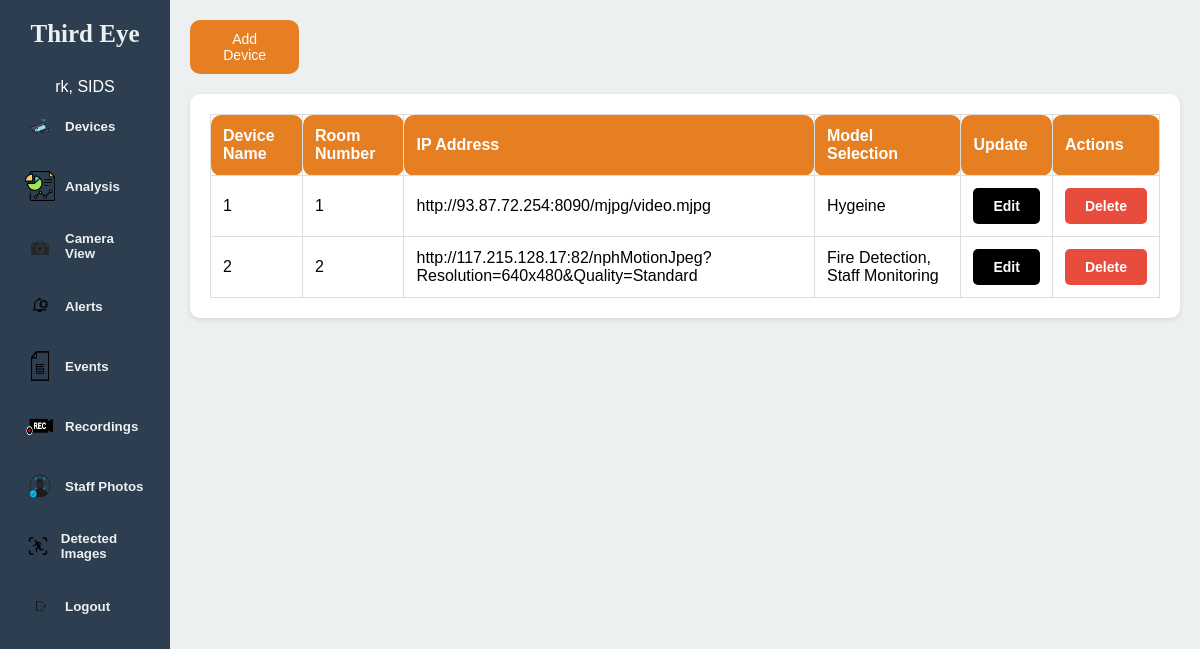
Page /home (signed in) on the committed database.
### tables this page shows
CREATE TABLE users (
    id INTEGER PRIMARY KEY AUTOINCREMENT,
    email TEXT NOT NULL,
    username TEXT NOT NULL,
    password TEXT NOT NULL,
    hospital TEXT,
    role TEXT
);

CREATE TABLE Devices (
    id INTEGER PRIMARY KEY AUTOINCREMENT,
    DeviceName TEXT,
    RoomNumber INTEGER,
    IPAddress TEXT,
    ModelSelection TEXT,
    email TEXT,
    username TEXT,
    hospital TEXT,
    role TEXT
);

### app.py (the view)
@app.route('/home')
@login_required
def home():
    conn = get_db_connection()
    email = session['email']
    user = conn.execute('SELECT * FROM users WHERE email = ?', (email,)).fetchone()
    hospital = user['hospital']
    devices = conn.execute('SELECT * FROM devices WHERE hospital = ?', (hospital,)).fetchall()
    logs = conn.execute('SELECT * FROM Events WHERE hospital = ?', (hospital,)).fetchall()
    alerts = conn.execute('SELECT * FROM alerts WHERE hospital = ?', (hospital,)).fetchall()
    staff = conn.execute('SELECT * FROM staff WHERE hospital = ?', (hospital,)).fetchall()
    conn.close()
    user_details = {
        'email': user['email'],
        'username': user['username'],
        'role': user['role'],
        'hospital': user['hospital']
    }
    devices_data = [
        {
            "id": device["id"],
            "DeviceName": device["DeviceName"],
            "RoomNumber": device["RoomNumber"],
            "IPAddress": device["IPAddress"],
            "ModelSelection": device["ModelSelection"],
            "email": device["email"],
            "username": device["username"],
            "hospital": device["hospital"],
            "role": device["role"]
        }
        for device in devices
    ]
    events_data = [
        {
            "EventID": event["EventID"],
            "EventType": event["EventType"],
            "alerted": event["alerted"],
            "Timestamp": event["Timestamp"],
            "Date": event["Date"],
            "VideoURL": event["VideoURL"],
            "Images": event["Images"],
            "email": event["email"],
            "username": event["username"],
            "hospital": event["hospital"],
            "role": event["role"]
        }
        for event in logs
    ]
    alerts_data = [
        {
            "id": alert["id"],
            "Name": alert["Name"],
            "phone_number": alert["phone_number"],
            "department": alert["department"],
            "hospital": alert["hospital"],
            "email": alert["email"],
            "role": alert["role"]
        }
        for alert in alerts
    ]
    staff_data = [
        {
            "id": staff_member["id"],
            "name": staff_member["name"],
            "staff_id": staff_member["staff_id"],
            "department": staff_member["department"],
            "hospital": staff_member["hospital"],
            "mail": staff_member["mail"],
            "mobile": staff_member["mobile"],
            "photo": staff_member["photo"]
        }
        for staff_member in staff
    ]
    payload = {
        "devices": devices_data,
        "events": events_data,
        "alerts": alerts_data,
        "staff": staff_data
    }
    return render_template('home.html', user=user_details, devices=devices, logs=logs, alerts=alerts, staff=staff, num_cameras=[device["DeviceName"] for device in devices])

### app.py (called while the page is built)
def get_db_connection():
    conn = sqlite3.connect('cctvdb.sqlite')
    conn.row_factory = sqlite3.Row
    return conn

def login_required(f):
    @wraps(f)
    def decorated_function(*args, **kwargs):
        if 'user_id' not in session:
            return redirect(url_for('login'))
        return f(*args, **kwargs)
    return decorated_function

### templates/home.html (shortened to what this page needs)
<!DOCTYPE html>
<html lang="en">
<head>
</head>
<body>
  <div id="container">
    <div id="sidebar">
      <div class="title">Third Eye</div>
      <div id="username" style="color: white;">{{user.username}}, {{user.hospital}}</div>
      <button class="button" onclick="showPage('devices')"><img src="static/1.png" alt=""> Devices</button>
      <button class="button" onclick="showPage('analysis')"><img src="static/2.png" alt=""> Analysis</button>
      <button class="button" onclick="showPage('view')"><img src="static/3.png" alt=""> Camera View</button>
      <button class="button" onclick="showPage('alerts')"><img src="static/4.png" alt=""> Alerts</button>
      <button class="button" onclick="showPage('logs')"><img src="static/5.png" alt=""> Events</button>
      <button class="button" onclick="showPage('recordings')"><img src="static/6.png" alt=""> Recordings</button>
      <button class="button" onclick="showPage('staff')"><img src="static/7.png" alt=""> Staff Photos</button>
      <button class="button" onclick="showPage('detectedstatic')"><img src="static/8.png" alt=""> Detected Images</button>
      <button class="button" onclick="logout()"><img src="static/9.png" alt=""> Logout</button>
    </div>
    <div id="main-content">
      <div id="content">
        <div id="devices" class="page">
          <div id="header">
            <div>
              <button onclick="addDevice()">Add Device</button>
            </div>
          </div>
          <div class="table-container">
            <table>
              <thead>
                <tr>
                  <th>Device Name</th>
                  <th>Room Number</th>
                  <th>IP Address</th>
                  <th>Model Selection</th>
                  <th>Update</th>
                  <th>Actions</th>
                </tr>
              </thead>
              <tbody>
                {% for device in devices %}
                <tr>
                  <td>{{ device[1] }}</td>
                  <td>{{ device[2] }}</td>
                  <td>{{ device[3] }}</td>
                  <td>{{ device[4] }}</td>
                  <td>
                    <a href="{{ url_for('edit_device', device_id=device.0) }}">
                      <button type="button" class="edit-button">Edit</button>
                    </a>
                    </td>
                  <td>
                    <form method="post" action="{{ url_for('delete_device', device_id=device[0]) }}">
                      <button type="submit" class="delete-button">Delete</button>
                    </form>
                  </td>
                </tr>
                {% endfor %}
              </tbody>
            </table>
          </div>
        </div>
        </div>
      </div>
    </div>
</body>
</html>

### templates/home.html (style rules this page uses)
body { font-family: 'Arial', sans-serif; font-size: 16px; background-color: #f4f4f4; margin: 0; padding: 0; display: flex; height: 100vh; overflow: hidden; }
#container { display: flex; width: 100%; height: 100%; }
#sidebar { width: 150px; background-color: #2c3e50; display: flex; flex-direction: column; align-items: center; padding: 20px 10px; box-shadow: 2px 0 5px rgba(0, 0, 0, 0.1); }
#sidebar .title { font-family: 'Times New Roman', Times, serif; font-size: 25px; font-weight: bold; color: #ecf0f1; margin-bottom: 30px; }
#sidebar .button { font-family: 'Arial', sans-serif; font-weight: bold; background: none; border: none; text-align: left; width: 100%; padding: 10px 15px; cursor: pointer; display: flex; align-items: center; justify-content: flex-start; color: #ecf0f1; border-radius: 14px; margin: 5px 0; transition: background 0.3s, color 0.3s; }
#sidebar .button img { width: 30px; height: 30px; margin-right: 10px; }
#main-content { flex: 1; padding: 20px; overflow-y: auto; background-color: #ecf0f1; display: flex; flex-direction: column; }
#header { display: flex; align-items: center; justify-content: space-between; background-color: #e67e22; width: 7%; padding: 10px 20px; border-radius: 10px; margin-bottom: 20px; color: white; }
#header button { border: none; background: none; font-size: 14px; color: white; cursor: pointer; display: flex; align-items: center; }
.table-container { flex: 1; overflow-x: auto; background-color: white; border-radius: 10px; padding: 20px; box-shadow: 0 2px 5px rgba(0, 0, 0, 0.1); }
table { width: 100%; border-collapse: collapse; }
table th, table td { border: 1px solid #ddd; padding: 12px; text-align: left; }
table th { background-color: #e67e22; color: white; font-weight: bold; border-radius: 10px; }
.delete-button { background-color: #e74c3c; color: white; border: none; padding: 10px 20px; font-size: 14px; font-weight: bold; border-radius: 5px; cursor: pointer; transition: background-color 0.3s; }
.edit-button { background-color: black; color: white; border: none; padding: 10px 20px; font-size: 14px; font-weight: bold; border-radius: 5px; cursor: pointer; transition: background-color 0.3s; }

### rows in the picture
users: username "rk", hospital "SIDS"
Devices: DeviceName "1", RoomNumber "1", IPAddress "http://93.87.72.254:8090/mjpg/video.mjpg", ModelSelection "Hygeine"
Devices: DeviceName "2", RoomNumber "2", IPAddress "http://117.215.128.17:82/nphMotionJpeg?Resolution=640x480&Quality=Standard", ModelSelection "Fire Detection, Staff Monitoring"
